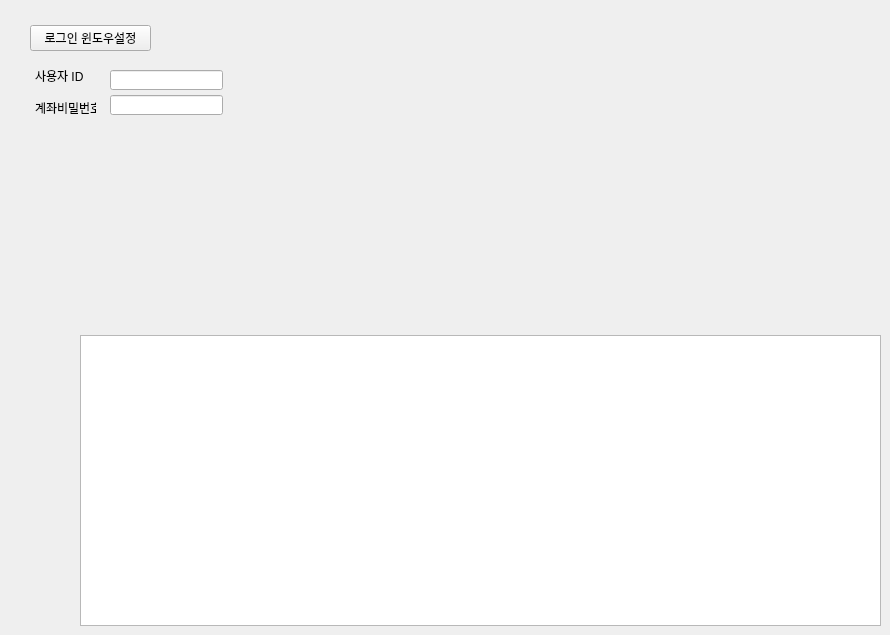
              <widget class="QWidget" name="tab_setup">
               <attribute name="title">
                <string>환경설정</string>
               </attribute>
               <widget class="QTableWidget" name="tableWidget_2">
                <property name="geometry">
                 <rect>
                  <x>80</x>
                  <y>335</y>
                  <width>801</width>
                  <height>291</height>
                 </rect>
                </property>
               </widget>
               <widget class="QPushButton" name="btn_opt_loginWindow">
                <property name="geometry">
                 <rect>
                  <x>30</x>
                  <y>25</y>
                  <width>121</width>
                  <height>26</height>
                 </rect>
                </property>
                <property name="text">
                 <string>로그인 윈도우설정</string>
                </property>
               </widget>
               <widget class="QLabel" name="label_2">
                <property name="geometry">
                 <rect>
                  <x>35</x>
                  <y>70</y>
                  <width>56</width>
                  <height>12</height>
                 </rect>
                </property>
                <property name="text">
                 <string>사용자 ID</string>
                </property>
               </widget>
               <widget class="QLabel" name="label_3">
                <property name="geometry">
                 <rect>
                  <x>35</x>
                  <y>100</y>
                  <width>61</width>
                  <height>16</height>
                 </rect>
                </property>
                <property name="text">
                 <string>계좌비밀번호</string>
                </property>
               </widget>
               <widget class="QLineEdit" name="txt_userid">
                <property name="geometry">
                 <rect>
                  <x>110</x>
                  <y>70</y>
                  <width>113</width>
                  <height>20</height>
                 </rect>
                </property>
               </widget>
               <widget class="QLineEdit" name="txt_passwd">
                <property name="geometry">
                 <rect>
                  <x>110</x>
                  <y>95</y>
                  <width>113</width>
                  <height>20</height>
                 </rect>
                </property>
               </widget>
              </widget>
